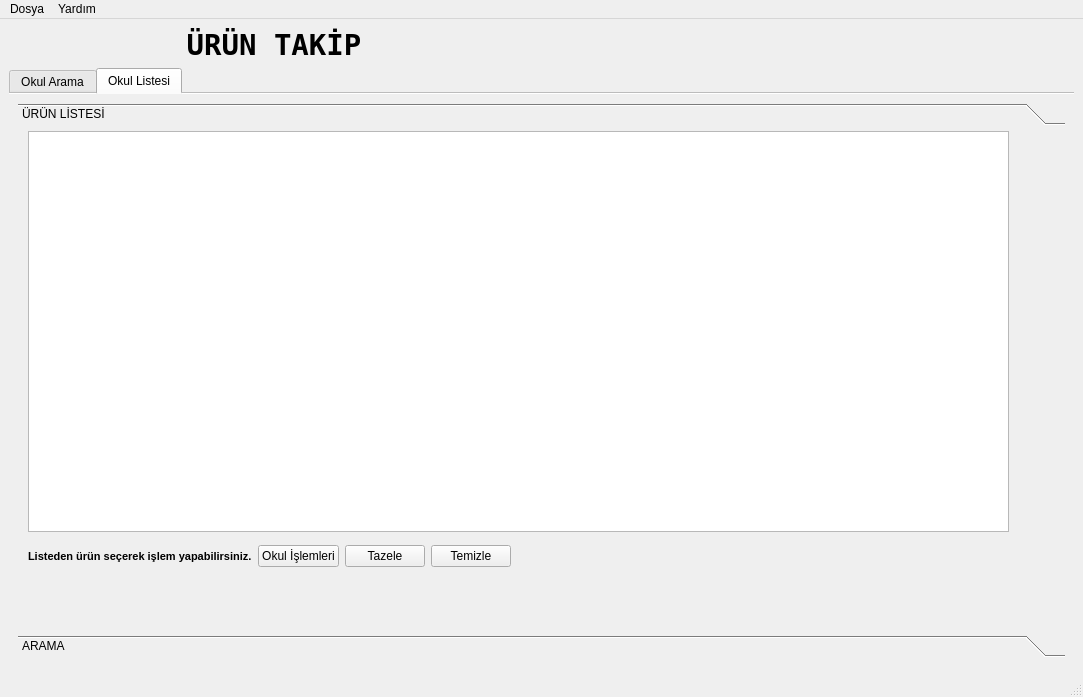
<?xml version="1.0" encoding="UTF-8"?>
<ui version="4.0">
 <class>frmAna</class>
 <widget class="QMainWindow" name="frmAna">
  <property name="geometry">
   <rect>
    <x>0</x>
    <y>0</y>
    <width>1083</width>
    <height>697</height>
   </rect>
  </property>
  <property name="windowTitle">
   <string>Product Management Tool</string>
  </property>
  <property name="windowOpacity">
   <double>0.000000000000000</double>
  </property>
  <widget class="QWidget" name="centralwidget">
   <layout class="QGridLayout" name="gridLayout_2">
    <item row="0" column="0">
     <widget class="QLabel" name="label">
      <property name="font">
       <font>
        <family>DejaVu Sans Mono</family>
        <pointsize>22</pointsize>
        <weight>75</weight>
        <bold>true</bold>
       </font>
      </property>
      <property name="text">
       <string>ÜRÜN TAKİP</string>
      </property>
      <property name="scaledContents">
       <bool>false</bool>
      </property>
      <property name="alignment">
       <set>Qt::AlignCenter</set>
      </property>
     </widget>
    </item>
    <item row="0" column="1">
     <widget class="QLabel" name="lblAccountInfo">
      <property name="text">
       <string/>
      </property>
     </widget>
    </item>
    <item row="1" column="0" colspan="2">
     <widget class="QTabWidget" name="twMain">
      <property name="currentIndex">
       <number>1</number>
      </property>
      <property name="elideMode">
       <enum>Qt::ElideNone</enum>
      </property>
      <property name="usesScrollButtons">
       <bool>true</bool>
      </property>
      <property name="documentMode">
       <bool>true</bool>
      </property>
      <property name="tabsClosable">
       <bool>false</bool>
      </property>
      <property name="movable">
       <bool>true</bool>
      </property>
      <property name="tabBarAutoHide">
       <bool>false</bool>
      </property>
      <widget class="QWidget" name="tab_2">
       <attribute name="title">
        <string>Okul Arama</string>
       </attribute>
      </widget>
      <widget class="QWidget" name="tab">
       <attribute name="title">
        <string>Okul Listesi</string>
       </attribute>
       <layout class="QGridLayout" name="gridLayout">
        <item row="0" column="0">
         <widget class="QToolBox" name="toolBox">
          <property name="currentIndex">
           <number>0</number>
          </property>
          <widget class="QWidget" name="page">
           <property name="geometry">
            <rect>
             <x>0</x>
             <y>0</y>
             <width>1039</width>
             <height>458</height>
            </rect>
           </property>
           <attribute name="label">
            <string>ÜRÜN LİSTESİ</string>
           </attribute>
           <widget class="QTableView" name="tblProducts">
            <property name="geometry">
             <rect>
              <x>10</x>
              <y>0</y>
              <width>981</width>
              <height>401</height>
             </rect>
            </property>
            <property name="sizePolicy">
             <sizepolicy hsizetype="Maximum" vsizetype="Expanding">
              <horstretch>0</horstretch>
              <verstretch>0</verstretch>
             </sizepolicy>
            </property>
           </widget>
           <widget class="QWidget" name="">
            <property name="geometry">
             <rect>
              <x>10</x>
              <y>410</y>
              <width>713</width>
              <height>31</height>
             </rect>
            </property>
            <layout class="QHBoxLayout" name="horizontalLayout_3">
             <item>
              <widget class="QLabel" name="lblProductInfo">
               <property name="font">
                <font>
                 <pointsize>8</pointsize>
                 <weight>75</weight>
                 <bold>true</bold>
                </font>
               </property>
               <property name="text">
                <string>&lt;html&gt;&lt;head/&gt;&lt;body&gt;&lt;p&gt;Listeden ürün seçerek işlem yapabilirsiniz.&lt;/p&gt;&lt;/body&gt;&lt;/html&gt;</string>
               </property>
              </widget>
             </item>
             <item>
              <layout class="QHBoxLayout" name="horizontalLayout">
               <item>
                <widget class="QPushButton" name="btnProductOperations">
                 <property name="text">
                  <string>Okul İşlemleri</string>
                 </property>
                </widget>
               </item>
               <item>
                <widget class="QPushButton" name="btnRefresh">
                 <property name="text">
                  <string>Tazele</string>
                 </property>
                </widget>
               </item>
               <item>
                <widget class="QPushButton" name="btnClear">
                 <property name="text">
                  <string>Temizle</string>
                 </property>
                </widget>
               </item>
               <item>
                <spacer name="horizontalSpacer_3">
                 <property name="orientation">
                  <enum>Qt::Horizontal</enum>
                 </property>
                 <property name="sizeHint" stdset="0">
                  <size>
                   <width>98</width>
                   <height>20</height>
                  </size>
                 </property>
                </spacer>
               </item>
              </layout>
             </item>
            </layout>
           </widget>
          </widget>
          <widget class="QWidget" name="page_2">
           <property name="geometry">
            <rect>
             <x>0</x>
             <y>0</y>
             <width>1011</width>
             <height>445</height>
            </rect>
           </property>
           <attribute name="label">
            <string>ARAMA</string>
           </attribute>
           <widget class="QGroupBox" name="groupBox_6">
            <property name="geometry">
             <rect>
              <x>150</x>
              <y>40</y>
              <width>211</width>
              <height>111</height>
             </rect>
            </property>
            <property name="title">
             <string/>
            </property>
            <widget class="QCheckBox" name="cbSearchByBarkod">
             <property name="geometry">
              <rect>
               <x>16</x>
               <y>33</y>
               <width>100</width>
               <height>24</height>
              </rect>
             </property>
             <property name="text">
              <string>Barkod ile</string>
             </property>
            </widget>
            <widget class="QLineEdit" name="txtSearchByBarkod">
             <property name="geometry">
              <rect>
               <x>20</x>
               <y>60</y>
               <width>151</width>
               <height>26</height>
              </rect>
             </property>
            </widget>
           </widget>
           <widget class="QGroupBox" name="groupBox">
            <property name="geometry">
             <rect>
              <x>380</x>
              <y>40</y>
              <width>211</width>
              <height>111</height>
             </rect>
            </property>
            <property name="title">
             <string/>
            </property>
            <widget class="QComboBox" name="cbSearchByNamePattern">
             <property name="geometry">
              <rect>
               <x>10</x>
               <y>70</y>
               <width>130</width>
               <height>26</height>
              </rect>
             </property>
             <property name="currentText">
              <string>ile birebir aynı</string>
             </property>
             <item>
              <property name="text">
               <string>ile birebir aynı</string>
              </property>
             </item>
             <item>
              <property name="text">
               <string>ile başlayan</string>
              </property>
             </item>
             <item>
              <property name="text">
               <string>ile biten</string>
              </property>
             </item>
            </widget>
            <widget class="QCheckBox" name="cbSearchByName">
             <property name="geometry">
              <rect>
               <x>10</x>
               <y>20</y>
               <width>111</width>
               <height>24</height>
              </rect>
             </property>
             <property name="text">
              <string>Okul Adı ile</string>
             </property>
            </widget>
            <widget class="QLineEdit" name="txtSearchByName">
             <property name="geometry">
              <rect>
               <x>10</x>
               <y>40</y>
               <width>176</width>
               <height>26</height>
              </rect>
             </property>
            </widget>
           </widget>
           <widget class="QGroupBox" name="groupBox_4">
            <property name="geometry">
             <rect>
              <x>150</x>
              <y>160</y>
              <width>211</width>
              <height>181</height>
             </rect>
            </property>
            <property name="title">
             <string/>
            </property>
            <widget class="QCheckBox" name="cbSearchByPricePurchase">
             <property name="geometry">
              <rect>
               <x>10</x>
               <y>50</y>
               <width>96</width>
               <height>24</height>
              </rect>
             </property>
             <property name="text">
              <string>Alış Fiyatı</string>
             </property>
            </widget>
            <widget class="QDoubleSpinBox" name="dsbSearchByPricePurchase">
             <property name="geometry">
              <rect>
               <x>120</x>
               <y>50</y>
               <width>78</width>
               <height>27</height>
              </rect>
             </property>
            </widget>
            <widget class="QComboBox" name="cbSearchByPricePurchasePattern">
             <property name="geometry">
              <rect>
               <x>50</x>
               <y>80</y>
               <width>147</width>
               <height>26</height>
              </rect>
             </property>
             <item>
              <property name="text">
               <string>TL' den daha az</string>
              </property>
             </item>
             <item>
              <property name="text">
               <string>TL' den daha fazla</string>
              </property>
             </item>
            </widget>
            <widget class="QCheckBox" name="cbSearchByPriceSale">
             <property name="geometry">
              <rect>
               <x>10</x>
               <y>120</y>
               <width>108</width>
               <height>24</height>
              </rect>
             </property>
             <property name="text">
              <string>Satış Fiyatı</string>
             </property>
            </widget>
            <widget class="QComboBox" name="cbSearchByPriceSalePattern">
             <property name="geometry">
              <rect>
               <x>50</x>
               <y>140</y>
               <width>147</width>
               <height>26</height>
              </rect>
             </property>
             <item>
              <property name="text">
               <string>TL' den daha az</string>
              </property>
             </item>
             <item>
              <property name="text">
               <string>TL' den daha fazla</string>
              </property>
             </item>
            </widget>
            <widget class="QDoubleSpinBox" name="dsbSearchByPriceSale">
             <property name="geometry">
              <rect>
               <x>120</x>
               <y>110</y>
               <width>78</width>
               <height>27</height>
              </rect>
             </property>
            </widget>
            <widget class="QCheckBox" name="cbSearchByPrice">
             <property name="geometry">
              <rect>
               <x>10</x>
               <y>30</y>
               <width>84</width>
               <height>24</height>
              </rect>
             </property>
             <property name="text">
              <string>Fiyat ile</string>
             </property>
            </widget>
           </widget>
           <widget class="QGroupBox" name="groupBox_2">
            <property name="geometry">
             <rect>
              <x>400</x>
              <y>190</y>
              <width>421</width>
              <height>151</height>
             </rect>
            </property>
            <property name="title">
             <string/>
            </property>
            <widget class="QCheckBox" name="cbSearchByDate">
             <property name="geometry">
              <rect>
               <x>10</x>
               <y>30</y>
               <width>85</width>
               <height>24</height>
              </rect>
             </property>
             <property name="text">
              <string>Tarih ile</string>
             </property>
            </widget>
            <widget class="QDateTimeEdit" name="dteSearchByDateAddMin">
             <property name="geometry">
              <rect>
               <x>10</x>
               <y>80</y>
               <width>173</width>
               <height>27</height>
              </rect>
             </property>
            </widget>
            <widget class="QDateTimeEdit" name="dteSearchByDateAddMax">
             <property name="geometry">
              <rect>
               <x>10</x>
               <y>110</y>
               <width>173</width>
               <height>27</height>
              </rect>
             </property>
            </widget>
            <widget class="QDateTimeEdit" name="dteSearchByDateUpdateMin">
             <property name="geometry">
              <rect>
               <x>230</x>
               <y>80</y>
               <width>173</width>
               <height>27</height>
              </rect>
             </property>
            </widget>
            <widget class="QDateTimeEdit" name="dteSearchByDateUpdateMax">
             <property name="geometry">
              <rect>
               <x>230</x>
               <y>110</y>
               <width>173</width>
               <height>27</height>
              </rect>
             </property>
            </widget>
            <widget class="QCheckBox" name="cbSearchByDateAdd">
             <property name="geometry">
              <rect>
               <x>10</x>
               <y>60</y>
               <width>126</width>
               <height>24</height>
              </rect>
             </property>
             <property name="text">
              <string>Ekleme Tarihi</string>
             </property>
            </widget>
            <widget class="QCheckBox" name="cbSearchByDateUpdate">
             <property name="geometry">
              <rect>
               <x>230</x>
               <y>60</y>
               <width>152</width>
               <height>24</height>
              </rect>
             </property>
             <property name="text">
              <string>Değiştirme Tarihi</string>
             </property>
            </widget>
           </widget>
           <widget class="QGroupBox" name="groupBox_3">
            <property name="geometry">
             <rect>
              <x>610</x>
              <y>40</y>
              <width>211</width>
              <height>111</height>
             </rect>
            </property>
            <property name="title">
             <string/>
            </property>
            <widget class="QSpinBox" name="sbSearchByQuantity">
             <property name="geometry">
              <rect>
               <x>10</x>
               <y>50</y>
               <width>81</width>
               <height>27</height>
              </rect>
             </property>
            </widget>
            <widget class="QComboBox" name="cbSearchByQuantityPattern">
             <property name="geometry">
              <rect>
               <x>10</x>
               <y>80</y>
               <width>129</width>
               <height>26</height>
              </rect>
             </property>
             <item>
              <property name="text">
               <string>den daha az</string>
              </property>
             </item>
             <item>
              <property name="text">
               <string>de daha fazla</string>
              </property>
             </item>
            </widget>
            <widget class="QCheckBox" name="cbSearchByQuantity">
             <property name="geometry">
              <rect>
               <x>10</x>
               <y>30</y>
               <width>94</width>
               <height>24</height>
              </rect>
             </property>
             <property name="text">
              <string>Miktar ile</string>
             </property>
            </widget>
           </widget>
           <widget class="QWidget" name="layoutWidget_2">
            <property name="geometry">
             <rect>
              <x>430</x>
              <y>390</y>
              <width>169</width>
              <height>29</height>
             </rect>
            </property>
            <layout class="QHBoxLayout" name="horizontalLayout_2">
             <item>
              <widget class="QPushButton" name="btnSearchReset">
               <property name="text">
                <string>Sıfırla</string>
               </property>
              </widget>
             </item>
             <item>
              <widget class="QPushButton" name="btnSearch">
               <property name="text">
                <string>Ara</string>
               </property>
              </widget>
             </item>
            </layout>
           </widget>
          </widget>
         </widget>
        </item>
       </layout>
      </widget>
     </widget>
    </item>
   </layout>
  </widget>
  <widget class="QMenuBar" name="menubar">
   <property name="geometry">
    <rect>
     <x>0</x>
     <y>0</y>
     <width>1083</width>
     <height>23</height>
    </rect>
   </property>
   <widget class="QMenu" name="menuFile">
    <property name="title">
     <string>Dosya</string>
    </property>
    <addaction name="actQuit"/>
   </widget>
   <widget class="QMenu" name="menuHelp">
    <property name="title">
     <string>Yardım</string>
    </property>
    <addaction name="actAbout"/>
   </widget>
   <addaction name="menuFile"/>
   <addaction name="menuHelp"/>
  </widget>
  <widget class="QStatusBar" name="statusbar"/>
  <action name="actAbout">
   <property name="text">
    <string>Hakkında</string>
   </property>
  </action>
  <action name="actQuit">
   <property name="text">
    <string>Çıkış</string>
   </property>
  </action>
 </widget>
 <resources/>
 <connections/>
</ui>
